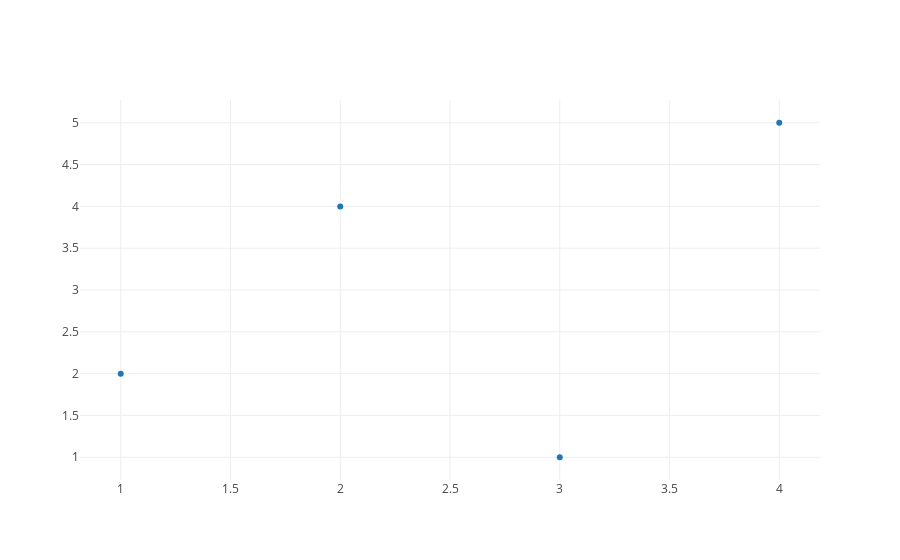

Notebook code cell kept with this figure:
### Code cell
x = [1, 2, 3, 4]
y = [2, 4, 1, 5]

trace = go.Scatter(x=x,
				   y=y,
				   mode='markers',
				   )

data = [trace]

offline.iplot(data)

### Figure 1 — Plotly figure (JSON) as saved in the notebook; plotly's stock layout.template omitted (floating-point values rounded to 4 significant figures)
{"data": [{"mode": "markers", "type": "scatter", "uid": "c5930af4-876b-4dd8-a527-eae2b6bbe441", "x": [1, 2, 3, 4], "y": [2, 4, 1, 5]}], "layout": {}}
